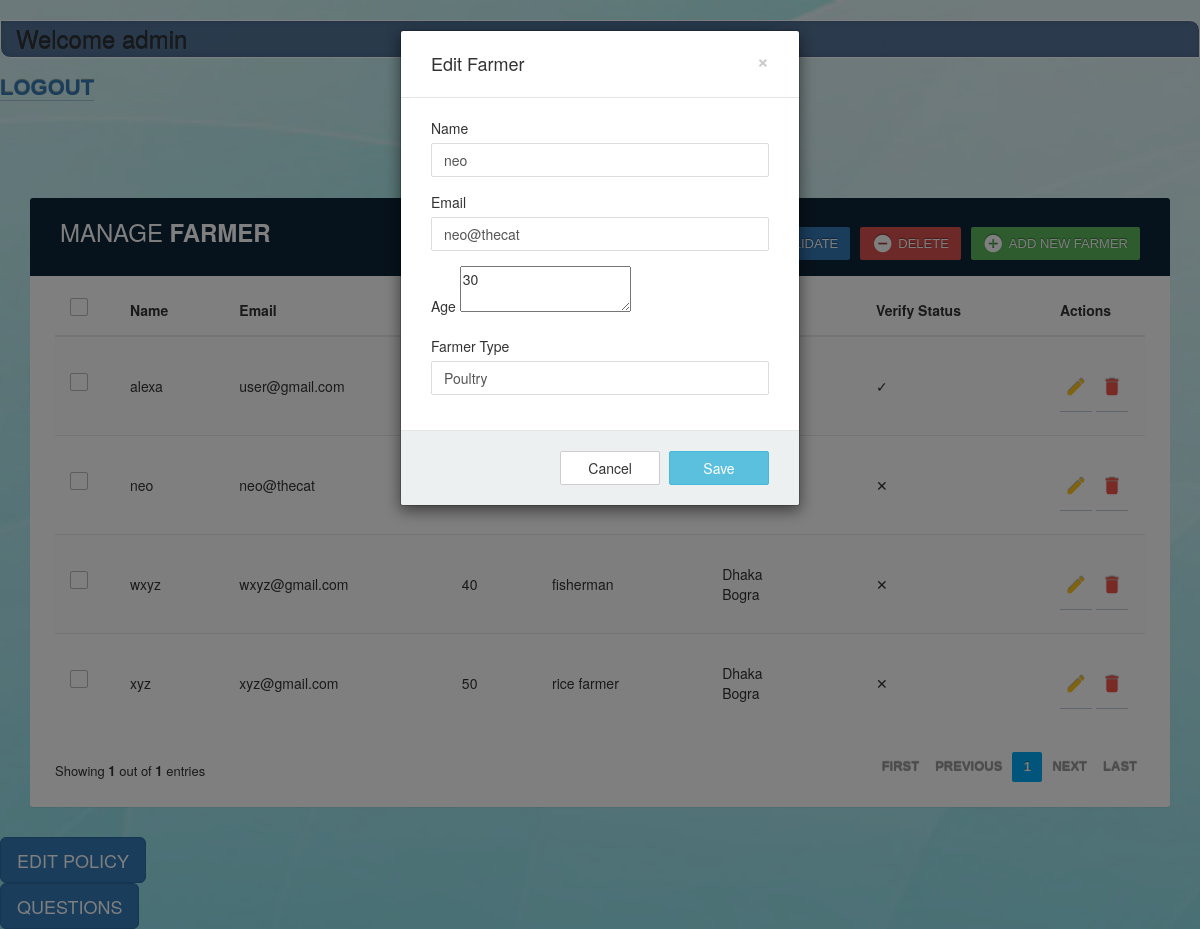
The page /view/adminhome.php?editfarmer=22 (signed in) on the database its author committed.
### tables this page shows
CREATE TABLE `farmer` (
  `username` varchar(25) NOT NULL,
  `email` varchar(25) NOT NULL,
  `age` int(25) NOT NULL,
  `farmertype` varchar(25) NOT NULL,
  `farmerid` int(11) NOT NULL,
  `varification` int(1) NOT NULL DEFAULT 1
);

CREATE TABLE `farmerloc` (
  `username` varchar(25) NOT NULL,
  `nameloc` varchar(25) NOT NULL,
  `index` int(11) NOT NULL
);

### view/adminhome.php (the view, shortened to what this page needs)
<!DOCTYPE html>
<html lang="en">
<head>
</head>
<body>
<div class="twelve">
    <?php echo "<h3>Welcome  " . $_SESSION['username'] . "</h3>"; ?>
    <a href="../controller/logout.php">Logout</a>
</div>
<head>
<link rel="stylesheet" href="https://maxcdn.bootstrapcdn.com/font-awesome/4.7.0/css/font-awesome.min.css">
<link rel="stylesheet" href="https://maxcdn.bootstrapcdn.com/bootstrap/3.3.7/css/bootstrap.min.css">
</head>
<body>
<?php
include '../controller/db_con.php';
$page = (isset($_GET['page']))?$_GET['page']:'';
$editfarmer = (isset($_GET['editfarmer']))?$_GET['editfarmer']:'';
if ($editfarmer==''){
}else{
 $results = mysqli_query($conn,"SELECT * FROM farmer Where farmerid=$editfarmer");
 while($row = mysqli_fetch_array($results))
 {
  $edit_username = $row["username"];
  $edit_email = $row["email"];
  $edit_age = $row["age"];
  $edit_farmertype = $row["farmertype"];
 }
}
if ($page==''){
 $page = "1";
}else{
 $page = $_GET['page'];
}
$cur_page = $page;
$page -= 1;
$per_page = 5;
$previous_btn = true;
$next_btn = true;
$first_btn = true;
$last_btn = true;
$start = $page * $per_page;
$query_pag_data = "SELECT * from farmer LIMIT $start, $per_page";
$result_pag_data = mysqli_query($conn, $query_pag_data);
?>
<div class="container"><div class = "result"></div>
 <p><h1 align="center">FARMER DETAILS</h1></p>
        <div class="table-wrapper">
            <div class="table-title">
                <div class="row">
                    <div class="col-sm-6">
      <h2>MANAGE <b>FARMER </b></h2>
     </div>
     <div class="col-sm-6">
      <a href="#addFarmerModal" class="btn btn-success" data-toggle="modal"><i class="material-icons"></i> <span>Add New Farmer</span></a>
      <a href="#deleteFarmerModalselected" class="btn btn-danger" data-toggle="modal"><i class="material-icons"></i> <span>Delete</span></a>
      <a href="#validateFarmerModalselected" class="btn btn-primary" data-toggle="modal"><i class="material-icons"></i> <span>Validate</span></a>
     </div>
                </div>
            </div>
            <table class="table table-striped table-hover">
                <thead>
     <tr>
      <th>
       <span class="custom-checkbox">
        <label for="selectAll"></label>
       </span>
      </th>
                        <th>Name</th>
                        <th>Email</th>
      <th>Age</th>
                        <th>Farmertype</th>
                        <th>Locations</th>
                        <th>Verify Status</th>
                        <th>Actions</th>
                    </tr>
                </thead>
                <tbody>
                    <?php
    while($row = mysqli_fetch_assoc($result_pag_data)) {
     $username=$row['username'];
     $email=$row['email'];
     $age=$row['age'];
     $farmertype=$row['farmertype'];
     $verify=$row['varification'];
     $sql4 = "SELECT * FROM farmerloc WHERE username='alexa'";
     $result4 = mysqli_query($conn, $sql4);
    ?>
                    <tr>
      <td>
       <span class="custom-checkbox">
        <label for="checkbox1"></label>
       </span>
      </td>
                        <td><?php echo $username; ?></td>
                        <td><?php echo $email; ?></td>
      <td><?php echo $age; ?></td>
                        <td><?php echo $farmertype; ?></td>
                        <td><?php while($row1 = mysqli_fetch_array($result4)){echo"" . $row1[1] . "<br>"; } ?></td>
                        <td>
   <?php
        if( $verify== 1 ) {
           echo" <span>&#10005;</span>";
        } else {
            echo"<span>&#10003;</span>";
        }
  ?>
</td>
                        <td>
                            <a href="?editfarmer=<?php echo $row['farmerid']; ?>" class="edit" data-toggle="modal"><i class="material-icons" data-toggle="tooltip" title="Edit"></i></a>
                            <a href="?deletefarmer=<?php echo $row['farmerid']; ?>" class="delete" data-toggle="modal"><i class="material-icons" data-toggle="tooltip" title="Delete"></i></a>
                        </td>
                    </tr>
    <?php } ?>
                </tbody>
   </table>
   <div class="clearfix">
<?php
$msg = "";
$query_pag_num = mysqli_query($conn,"SELECT COUNT(*) AS mycount FROM farmer" ) or die(mysqli_error($this->dblink));
$res = mysqli_fetch_object($query_pag_num);
$count = $res->mycount;
$no_of_paginations = ceil($count / $per_page);
if ($cur_page >= 7) {
    $start_loop = $cur_page - 3;
    if ($no_of_paginations > $cur_page + 3)
        $end_loop = $cur_page + 5;
    else if ($cur_page <= $no_of_paginations && $cur_page > $no_of_paginations - 3) {
        $start_loop = $no_of_paginations - 3;
        $end_loop = $no_of_paginations;
    } else {
        $end_loop = $no_of_paginations;
    }
} else {
    $start_loop = 1;
    if ($no_of_paginations > 7)
        $end_loop = 7;
    else
        $end_loop = $no_of_paginations;
}
$msg .= "<ul class=\"pagination\">";
if ($first_btn && $cur_page > 1) {
    $msg .= "<li p='1' class='page-item active'><a href='?page=1' class='page-link'>First</a></li>";
} else if ($first_btn) {
    $msg .= "<li p='1' class='page-item' disabled><a href='?page=1'>First</a></li>";
}
if ($previous_btn && $cur_page > 1) {
    $pre = $cur_page - 1;
    $msg .= "<li p='$pre' class='page-item active'><a href='?page=$pre' class='page-link'>Previous</a></li>";
} else if ($previous_btn) {
    $msg .= "<li class='page-item' disabled><a href='?page=1'>Previous</a></li>";
}
for ($i = $start_loop; $i <= $end_loop; $i++) {
    if ($cur_page == $i)
        $msg .= "<li p='$i' class='page-item active'><a href='?page=$i' class='page-link'>{$i}</a></li>";
    else
        $msg .= "<li p='$i' class='page-item'><a href='?page={$i}' class='page-link'>{$i}</a></li>";
}
if ($next_btn && $cur_page < $no_of_paginations) {
    $nex = $cur_page + 1;
    $msg .= "<li p='$nex' class='page-item'><a href='?page=$nex' class='page-link'>Next</a></li>";
} else if ($next_btn) {
    $msg .= "<li class='page-item' disabled><a href='#'>Next</a></li>";
}
if ($last_btn && $cur_page < $no_of_paginations) {
    $msg .= "<li p='$no_of_paginations' class='page-item'><a href='?page=$no_of_paginations' class='page-link'>Last</a></li>";
} else if ($last_btn) {
    $msg .= "<li p='$no_of_paginations' class='page-item' disabled><a href='?page=$no_of_paginations'>Last</a></li>";
}
$total_string = "<div class=\"hint-text\">Showing <b>" . $cur_page . "</b> out of <b>$no_of_paginations</b> entries</div>";
$msg = $msg . "</ul>";
echo $total_string;
echo $msg;
?>
            </div>
  </div>
</div>
 <div id="editFarmerModal" class="modal fade">
  <div class="modal-dialog">
   <div class="modal-content">
    <form name="frmedit" action="" method="post">
     <div class="modal-header">
      <h4 class="modal-title">Edit Farmer</h4>
      <button type="button" class="close" data-dismiss="modal" aria-hidden="true">×</button>
     </div>
     <div class="modal-body">
      <div class="form-group">
       <label>Name</label>
       <input type="text" name="editname" value="<?php echo $edit_username; ?>" class="form-control" required>
      </div>
      <div class="form-group">
       <label>Email</label>
       <input type="email" name="editemail" value="<?php echo $edit_email; ?>" class="form-control" required>
      </div>
      <div class="form-group">
       <label>Age</label>
       <textarea class="number" name="editage" required><?php echo $edit_age; ?></textarea>
      </div>
      <div class="form-group">
       <label>Farmer Type</label>
       <input type="text" name="editfarmertype" value="<?php echo $edit_farmertype; ?>" class="form-control" required>
      </div>
     </div>
     <div class="modal-footer">
      <input type="button" class="btn btn-default" data-dismiss="modal" value="Cancel">
      <input type="submit" name="cmdedit" class="btn btn-info" value="Save">
     </div>
    </form>
   </div>
  </div>
 </div>
</body>
<div class="btn-group-vertical">
<form action="https://termly.io/products/privacy-policy-generator/" class="form_design.." method="post">
    <input class="btn btn-primary btn-lg" type="submit"name="submit"  value="EDIT POLICY">
</form>
<form action="question.php" class="form_design.." method="post">
<input class="btn btn-primary btn-lg" type="submit"name="submit"  value="QUESTIONS">
</div>
</html>

### view/adminhome.php (style rules this page uses)
body { background-image: url(admin.jpg); background-repeat: no-repeat; background-size: 1920px 1080px; }
a { margin: 1em 0 0.5em 0; font-weight: 600; font-family: 'Titillium Web', sans-serif; position: relative; text-shadow: 0 -1px 1px rgba(0,0,0,0.4); font-size: 22px; line-height: 40px; color: #355681; text-transform: uppercase; border-bottom: 1px solid rgba(53,86,129, 0.3); }
h3 { margin: 1em 0 0.5em 0; font-weight: normal; position: relative; text-shadow: 0 -1px rgba(0,0,0,0.6); font-size: 28px; line-height: 40px; background: #355681; background: rgba(53,86,129, 0.8); border: 1px solid #fff; padding: 5px 15px; color: white; border-radius: 0 10px 0 10px; box-shadow: inset 0 0 5px rgba(53,86,129, 0.5); font-family: 'Muli', sans-serif; }
.table-wrapper { background: #fff; padding: 20px 25px; margin: 30px 0; border-radius: 3px; box-shadow: 0 1px 1px rgba(0,0,0,.05); }
.table-title { padding-bottom: 15px; background: #0d2438; color: #fff; padding: 16px 30px; margin: -20px -25px 10px; border-radius: 3px 3px 0 0; }
.table-title h2 { margin: 5px 0 0; font-size: 24px; }
.table-title .btn { color: #fff; float: right; font-size: 13px; border: none; min-width: 50px; border-radius: 2px; border: none; outline: none !important; margin-left: 10px; }
.table-title .btn i { float: left; font-size: 21px; margin-right: 5px; }
.table-title .btn span { float: left; margin-top: 2px; }
table.table tr th, table.table tr td { border-color: #e9e9e9; padding: 12px 15px; vertical-align: middle; }
table.table tr th:first-child { width: 60px; }
table.table tr th:last-child { width: 100px; }
table.table-striped tbody tr:nth-of-type(odd) { background-color: #fcfcfc; }
table.table td:last-child i { opacity: 0.9; font-size: 22px; margin: 0 5px; }
table.table td a { font-weight: bold; color: #566787; display: inline-block; text-decoration: none; outline: none !important; }
table.table td a.edit { color: #FFC107; }
table.table td a.delete { color: #F44336; }
table.table td i { font-size: 19px; }
.pagination { float: right; margin: 0 0 5px; }
.pagination li a { border: none; font-size: 13px; min-width: 30px; min-height: 30px; color: #999; margin: 0 2px; line-height: 30px; border-radius: 2px !important; text-align: center; padding: 0 6px; }
.pagination li.active a, .pagination li.active a.page-link { background: #03A9F4; }
.hint-text { float: left; margin-top: 10px; font-size: 13px; }
.custom-checkbox { position: relative; }
.custom-checkbox label:before { width: 18px; height: 18px; }
.custom-checkbox label:before { content: ''; margin-right: 10px; display: inline-block; vertical-align: text-top; background: white; border: 1px solid #bbb; border-radius: 2px; box-sizing: border-box; z-index: 2; }
.modal .modal-dialog { max-width: 400px; }
.modal .modal-header, .modal .modal-body, .modal .modal-footer { padding: 20px 30px; }
.modal .modal-content { border-radius: 3px; }
.modal .modal-footer { background: #ecf0f1; border-radius: 0 0 3px 3px; }
.modal .modal-title { display: inline-block; }
.modal .form-control { border-radius: 2px; box-shadow: none; border-color: #dddddd; }
.modal .btn { border-radius: 2px; min-width: 100px; }
.modal form label { font-weight: normal; }

### rows shown on the page
farmer: username "alexa", email "user@gmail.com"
farmer: username "neo", email "neo@thecat", editname "neo", editemail "neo@thecat", editage "30", editfarmertype "Poultry"
farmer: username "wxyz", email "wxyz@gmail.com", age "40", farmertype "fisherman"
farmerloc: nameloc "Dhaka"
farmerloc: nameloc "Bogra"
farmer: username "xyz", email "xyz@gmail.com", age "50", farmertype "rice farmer"

### other values the page prints
$_SESSION['username'] "admin"
$cur_page "1"
$no_of_paginations "1"
